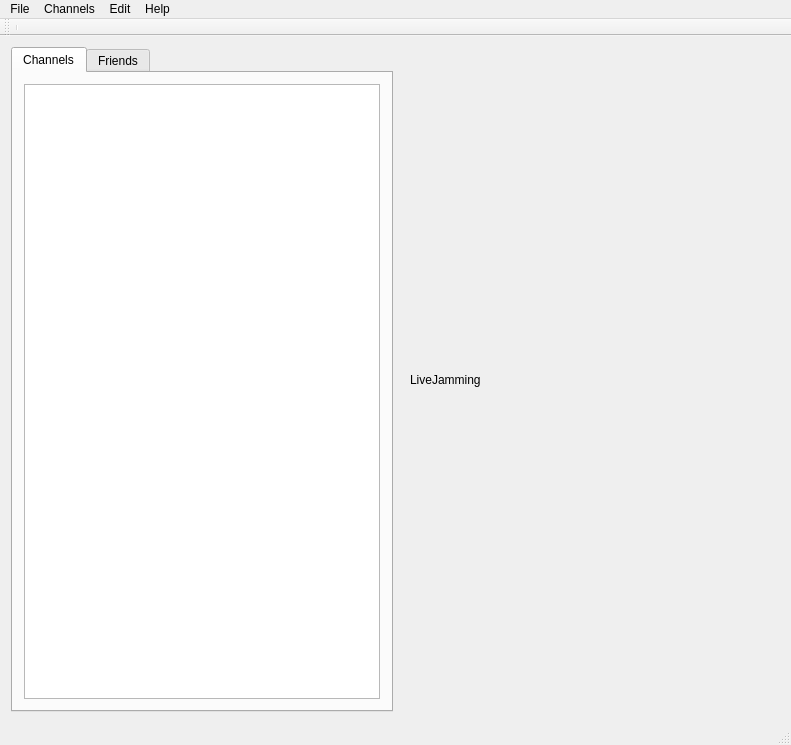
<?xml version="1.0" encoding="UTF-8"?>
<ui version="4.0">
 <class>MainWindow</class>
 <widget class="QMainWindow" name="MainWindow">
  <property name="geometry">
   <rect>
    <x>0</x>
    <y>0</y>
    <width>791</width>
    <height>745</height>
   </rect>
  </property>
  <property name="windowTitle">
   <string>LiveJammin</string>
  </property>
  <widget class="QWidget" name="centralWidget">
   <layout class="QHBoxLayout" name="horizontalLayout">
    <item>
     <widget class="QSplitter" name="splitter">
      <property name="orientation">
       <enum>Qt::Horizontal</enum>
      </property>
      <widget class="QTabWidget" name="listsTab">
       <property name="currentIndex">
        <number>0</number>
       </property>
       <property name="tabsClosable">
        <bool>false</bool>
       </property>
       <widget class="QWidget" name="tab">
        <attribute name="title">
         <string>Channels</string>
        </attribute>
        <layout class="QHBoxLayout" name="horizontalLayout_2">
         <item>
          <widget class="ChannelList" name="channelList">
           <property name="contextMenuPolicy">
            <enum>Qt::CustomContextMenu</enum>
           </property>
           <property name="selectionMode">
            <enum>QAbstractItemView::ContiguousSelection</enum>
           </property>
           <property name="headerHidden">
            <bool>true</bool>
           </property>
           <attribute name="headerVisible">
            <bool>false</bool>
           </attribute>
           <attribute name="headerVisible">
            <bool>false</bool>
           </attribute>
           <column>
            <property name="text">
             <string notr="true">Channels</string>
            </property>
            <property name="textAlignment">
             <set>AlignHCenter|AlignVCenter|AlignCenter</set>
            </property>
           </column>
          </widget>
         </item>
        </layout>
       </widget>
       <widget class="QWidget" name="tab_2">
        <attribute name="title">
         <string>Friends</string>
        </attribute>
        <layout class="QHBoxLayout" name="horizontalLayout_3">
         <item>
          <widget class="QListWidget" name="friendsList"/>
         </item>
        </layout>
       </widget>
      </widget>
     </widget>
    </item>
    <item>
     <widget class="QStackedWidget" name="stackedWidget">
      <property name="currentIndex">
       <number>0</number>
      </property>
      <widget class="QWidget" name="page">
       <layout class="QVBoxLayout" name="verticalLayout_2">
        <property name="spacing">
         <number>0</number>
        </property>
        <item>
         <widget class="QLabel" name="label">
          <property name="text">
           <string>LiveJamming</string>
          </property>
         </widget>
        </item>
       </layout>
      </widget>
     </widget>
    </item>
   </layout>
  </widget>
  <widget class="QMenuBar" name="menuBar">
   <property name="geometry">
    <rect>
     <x>0</x>
     <y>0</y>
     <width>791</width>
     <height>27</height>
    </rect>
   </property>
   <widget class="QMenu" name="menuFile">
    <property name="title">
     <string>File</string>
    </property>
    <addaction name="actionConnect"/>
    <addaction name="actionCreate_account"/>
    <addaction name="separator"/>
    <addaction name="actionQuit"/>
   </widget>
   <widget class="QMenu" name="menuEdit">
    <property name="title">
     <string>Edit</string>
    </property>
    <addaction name="separator"/>
    <addaction name="separator"/>
    <addaction name="actionPreferences"/>
   </widget>
   <widget class="QMenu" name="menuAbout">
    <property name="title">
     <string>Help</string>
    </property>
    <addaction name="actionHelp"/>
    <addaction name="separator"/>
    <addaction name="actionAbout_LiveJaming"/>
   </widget>
   <widget class="QMenu" name="menuChans">
    <property name="title">
     <string>Channels</string>
    </property>
    <addaction name="actionCreate_Channel"/>
    <addaction name="actionList_channels"/>
    <addaction name="separator"/>
    <addaction name="actionCreate_room"/>
    <addaction name="actionList_rooms"/>
    <addaction name="separator"/>
    <addaction name="actionAdd_Friend"/>
   </widget>
   <addaction name="menuFile"/>
   <addaction name="menuChans"/>
   <addaction name="menuEdit"/>
   <addaction name="menuAbout"/>
  </widget>
  <widget class="QToolBar" name="mainToolBar">
   <attribute name="toolBarArea">
    <enum>TopToolBarArea</enum>
   </attribute>
   <attribute name="toolBarBreak">
    <bool>false</bool>
   </attribute>
   <addaction name="separator"/>
  </widget>
  <widget class="QStatusBar" name="statusBar"/>
  <action name="actionConnect">
   <property name="text">
    <string>Connect</string>
   </property>
   <property name="shortcut">
    <string>Alt+C</string>
   </property>
  </action>
  <action name="actionCreate_account">
   <property name="text">
    <string>Create account</string>
   </property>
  </action>
  <action name="actionQuit">
   <property name="text">
    <string>Quit</string>
   </property>
   <property name="shortcut">
    <string>Ctrl+Q</string>
   </property>
  </action>
  <action name="actionPreferences">
   <property name="text">
    <string>Preferences</string>
   </property>
  </action>
  <action name="actionHelp">
   <property name="text">
    <string>Help</string>
   </property>
   <property name="shortcut">
    <string>F1</string>
   </property>
  </action>
  <action name="actionAbout_LiveJaming">
   <property name="text">
    <string>About LiveJaming</string>
   </property>
  </action>
  <action name="actionDisconnect">
   <property name="text">
    <string>Disconnect</string>
   </property>
  </action>
  <action name="actionAdd_Friend">
   <property name="text">
    <string>Add Friend</string>
   </property>
  </action>
  <action name="actionCreate_room">
   <property name="text">
    <string>Create room</string>
   </property>
  </action>
  <action name="actionList_rooms">
   <property name="text">
    <string>List rooms</string>
   </property>
  </action>
  <action name="actionCreate_Channel">
   <property name="text">
    <string>Create channel</string>
   </property>
  </action>
  <action name="actionList_channels">
   <property name="text">
    <string>List channels</string>
   </property>
  </action>
 </widget>
 <layoutdefault spacing="6" margin="11"/>
 <customwidgets>
  <customwidget>
   <class>ChannelList</class>
   <extends>QTreeWidget</extends>
   <header location="global">channellist.h</header>
  </customwidget>
 </customwidgets>
 <resources/>
 <connections/>
</ui>
